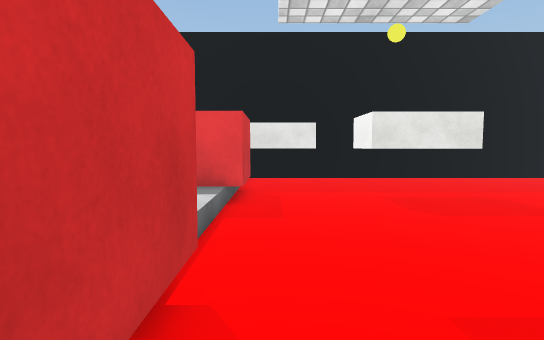
View 1 (above)

19 first-person views from a walk through a Unity game level. The camera is 1.5 m above the floor, tilts 4° down and sees 80° across. The floor is counted in squares, 1 m on a side. Each view is taken from the middle of a square. On the plan, view 1 faces up. The plan holds only what a view shows up to about 15 squares ahead; the rest is blank. The place goes on beyond the plan. The player is left out. Surface patterns are stand-ins for the level's own textures.

View 2
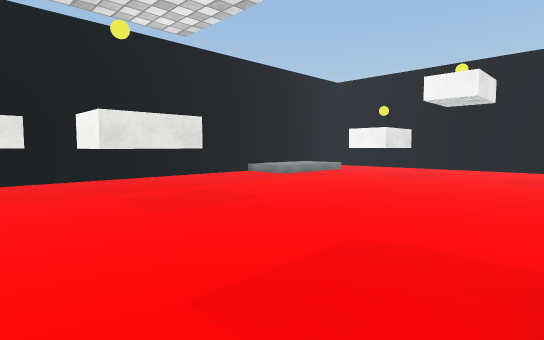

View 3
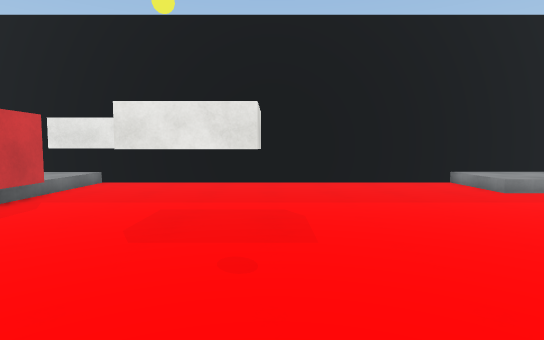

View 4
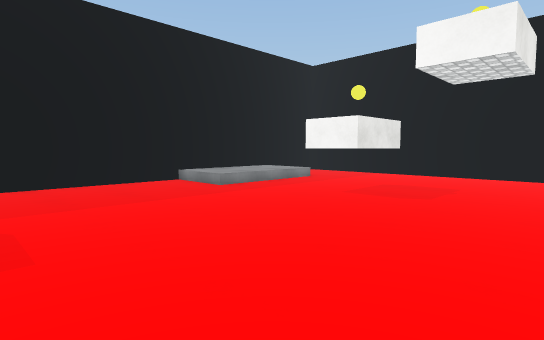

View 5
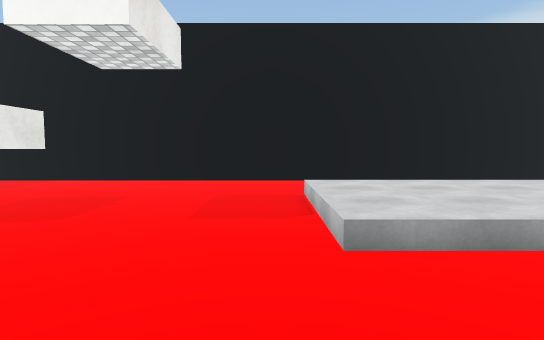

View 6
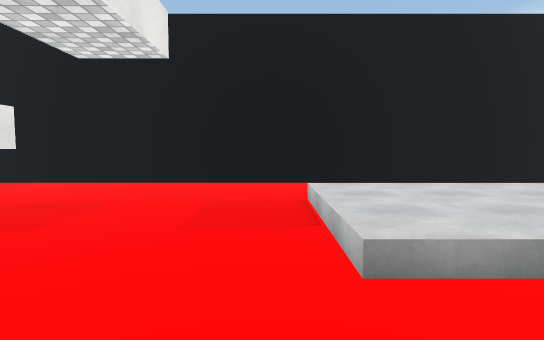

View 7
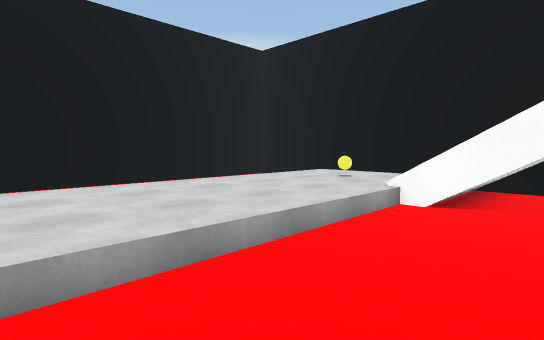

View 8
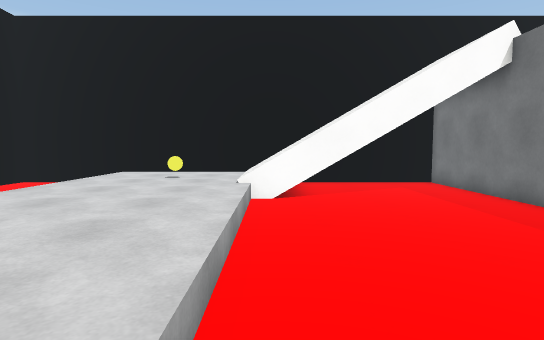

View 9
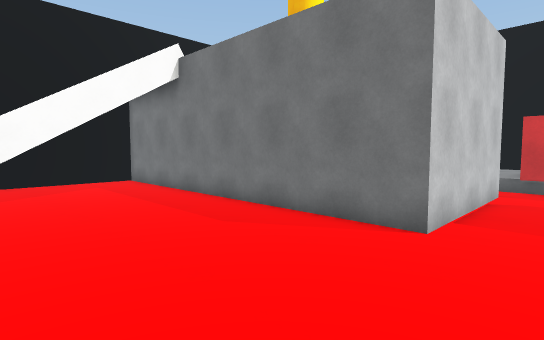

View 10
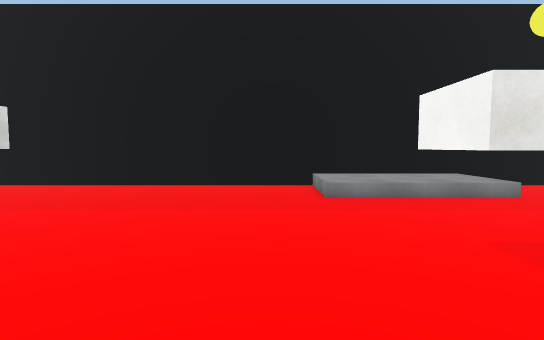

View 11
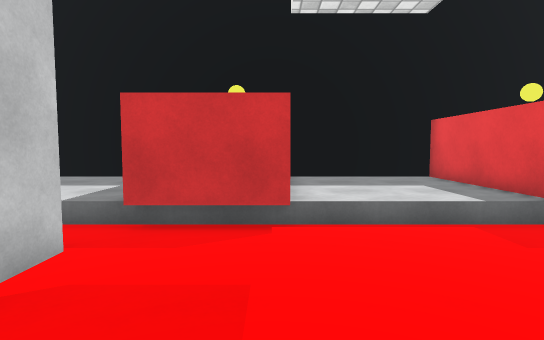

View 12
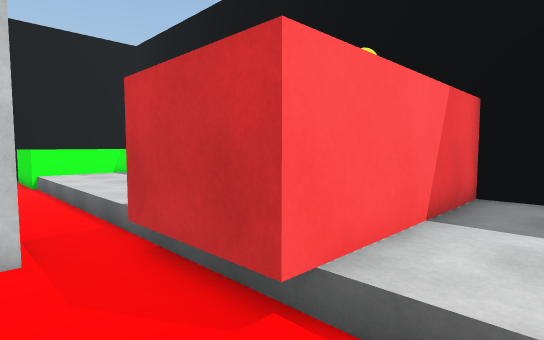

View 13
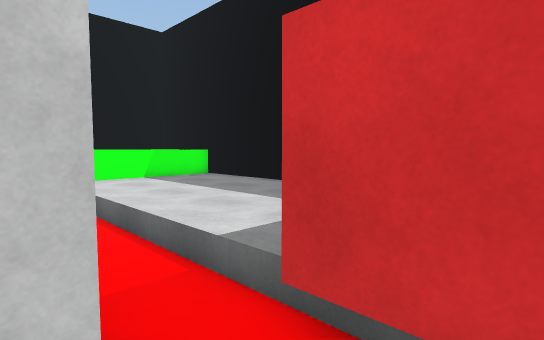

View 14
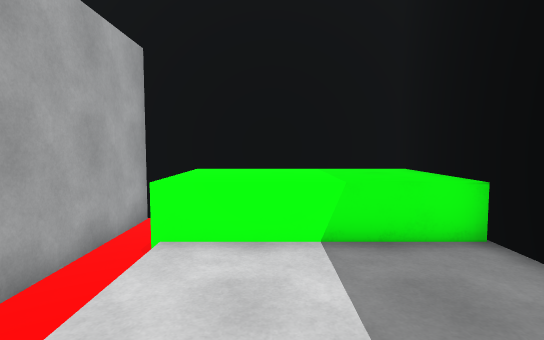

View 15
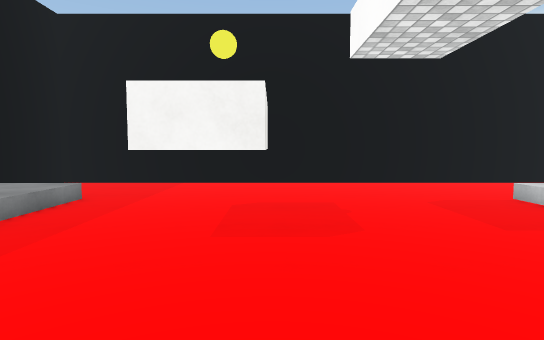

View 16
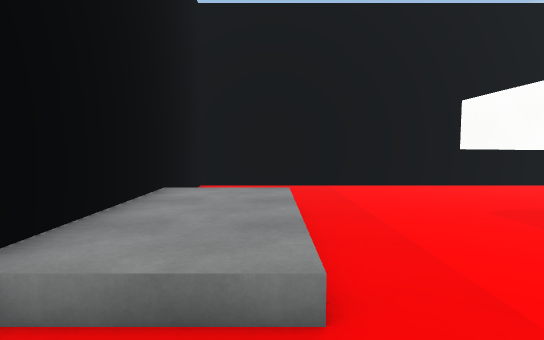

View 17
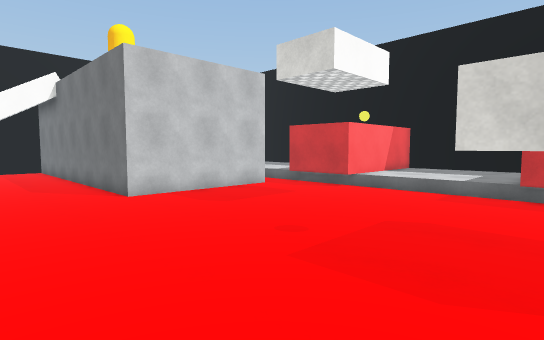

View 18
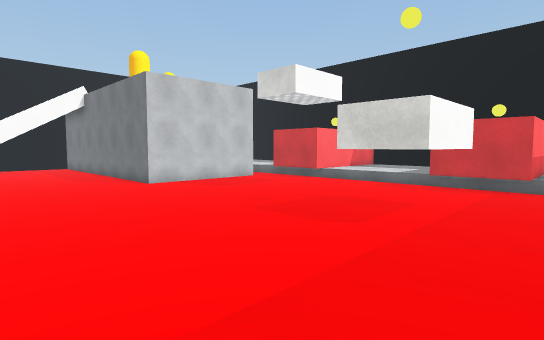

View 19
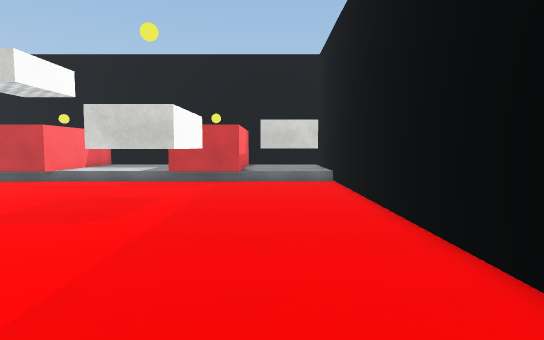

### Floor plan
Key: @ floor where view 1 was taken; # wall or solid block; . main floor; : floor 0.5 m higher than the main floor; / step, stairs or slope; = window, fence, low wall or low ledge; ^ raised ledge; T thing the floor can be seen under or through; O other object.
Columns run from 7 left of view 1 to 24 right of it. Each row starts with its distance up from view 1.
 16    #############################
 15     ::/..............::::::....#
 14      :   #...........::::::....#
 13      :####...........::::::....#
 12      :/........................#
 11    ####...TTT..................#
 10    ####...T  T.................#
  9 #######...TTTT........####.....#
  8 #:::::/...............####.....#
  7 #:::::/...............####.....#
  6 #:::::/........................#
  5 #:::::/........................#
  4 #:::::/........................#
  3 #######........................#
  2       #........................#
  1       #........................#
  0 #     #@######.......//////....#
 -1 #:::::/.     #.......:::::: ...#
 -2 #:::::/.     #.......::::::  ..#
 -3 #:::::/.     #.......::::::   .#
 -4 #:::::/.     #.......::::::    #
 -5 #:::::/.     #.......::::::    #
 -6 #:::::/.     #.......::::::    #
 -7 #:::::/.     #.......::::::    #
 -8 #:::::/.#    #.......::::::    #
 -9 #^^^^^/.#    #.../////:::::    #
-10 #^^^^^^.#    #.../////:O:::    #
-11 #^^^^^^.#    #.../////:::::  ..#
-12 #^^^^^^.#    #...=////:::::  ..#
-13 #########    ###################

Positions as (right, up) in squares from view 1, and headings:
1: (0, 0), facing up
2: (0, 0), facing up-right
3: (6, 2), facing up
4: (6, 2), facing up-right
5: (9, 1), facing right
6: (10, 1), facing right
7: (10, 0), facing down-right
8: (13, 1), facing down
9: (12, 2), facing down-left
10: (12, 3), facing up
11: (5, 3), facing left
12: (1, 5), facing down-left
13: (1, 2), facing down-left
14: (-3, -4), facing down
15: (10, 7), facing right
16: (11, 13), facing right
17: (10, 10), facing down-left
18: (12, 13), facing down-left
19: (13, 13), facing left
